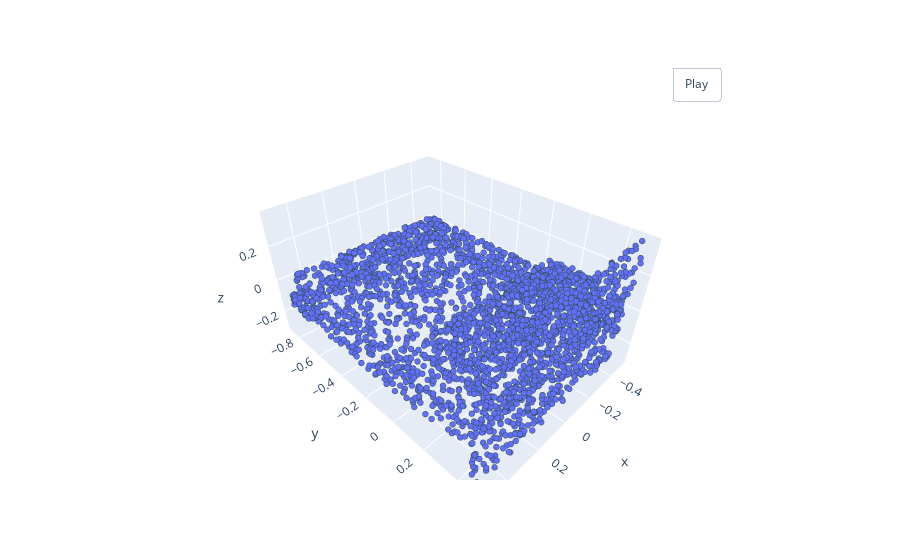

Notebook source saved alongside this figure:
### Code cell
pcshow(*norm_pointcloud.T)

### Figure 1 — Plotly figure (JSON) as saved in the notebook; plotly's stock layout.template omitted (floating-point values rounded to 4 significant figures; data arrays with more than 128 entries replaced by an {"elided": "..."} marker saying what was removed)
{"data": [{"marker": {"line": {"color": "DarkSlateGrey", "width": 2}, "size": 2}, "mode": "markers", "type": "scatter3d", "x": {"elided": "3000 float values"}, "y": {"elided": "3000 float values"}, "z": {"elided": "3000 float values"}}], "layout": {"updatemenus": [{"buttons": [{"args": [null, {"frame": {"duration": 50, "redraw": true}, "fromcurrent": true, "mode": "immediate", "transition": {"duration": 0}}], "label": "Play", "method": "animate"}], "pad": {"r": 10, "t": 45}, "showactive": false, "type": "buttons", "x": 0.8, "xanchor": "left", "y": 1, "yanchor": "bottom"}]}}
